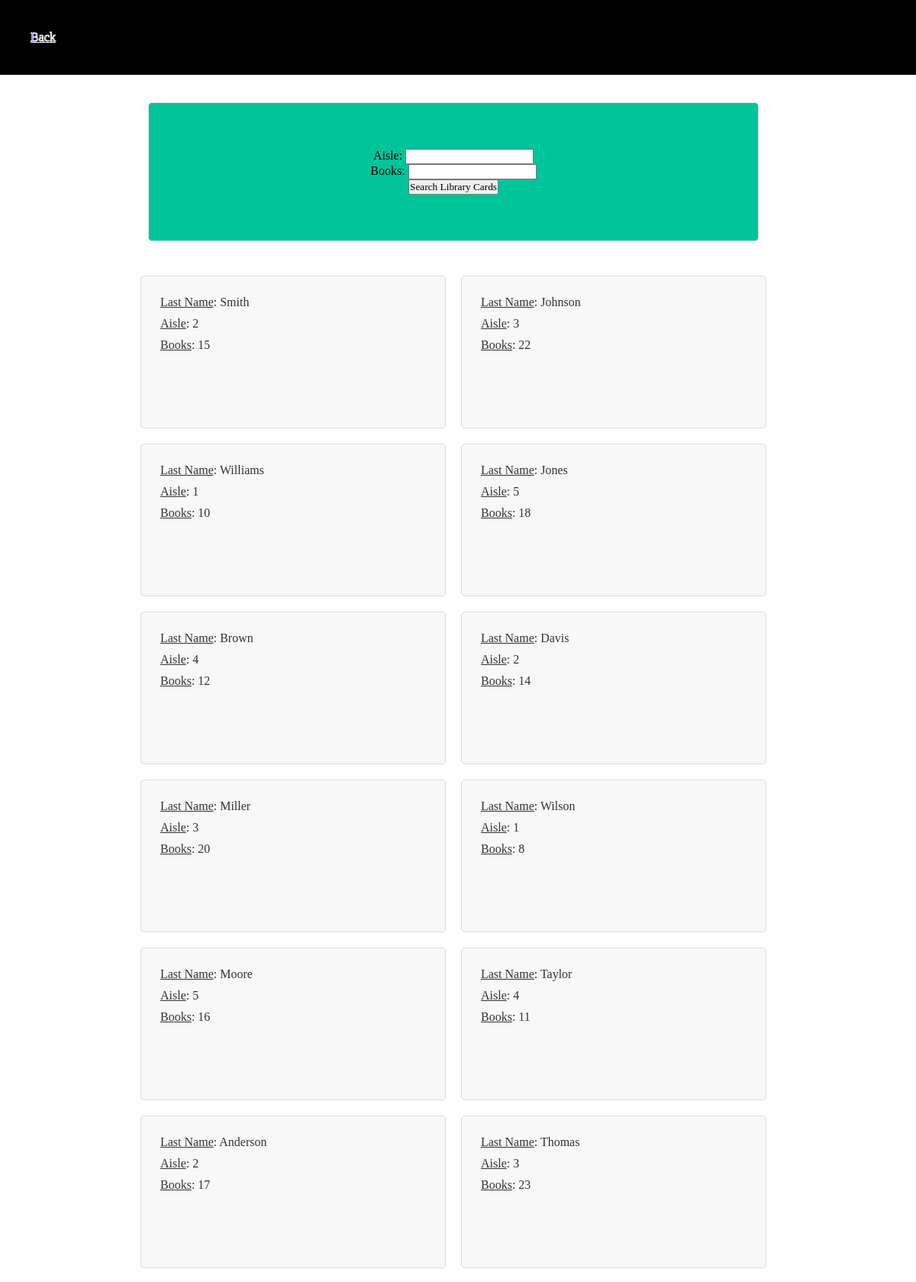
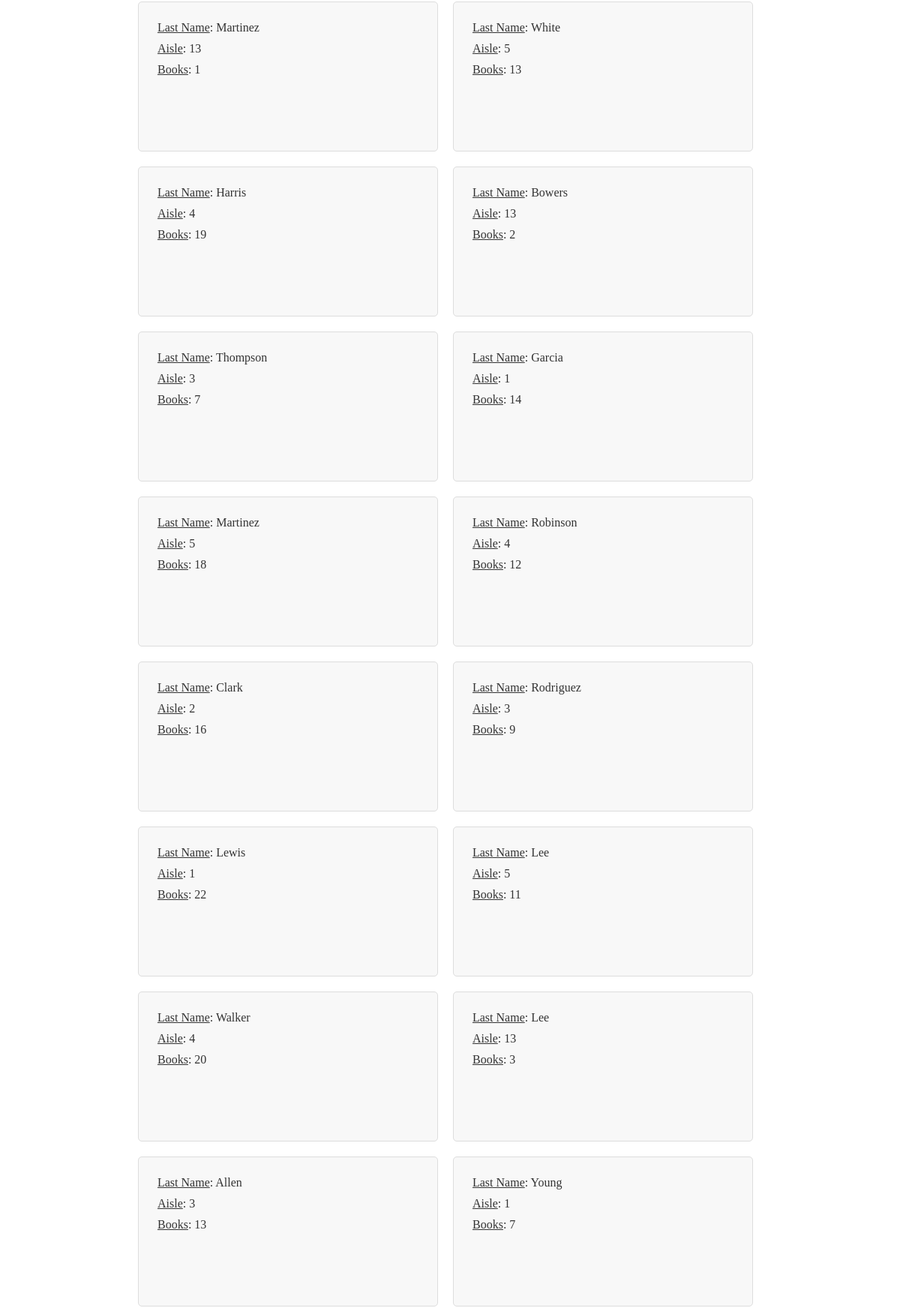
/library/ (upper part), run on the app's committed database (2 pictures, top to bottom).
### app/models.py (models this page shows)
class LibraryCard(models.Model):
    last_name = models.TextField()
    aisle = models.IntegerField()
    books = models.IntegerField()

### app/views.py (the view)
# urls.py: path("library/", library_view, name="library"),
def library_view(request: HttpRequest) -> HttpResponse:
    if models.LibraryCard.objects.all().count() == 0:
        library_card_data = models.load_library_card_data()
        models.save_library_card_data(library_card_data)
    form = LibraryCardForm(request.GET)
    if form.is_valid():
        aisle = form.cleaned_data["aisle"]
        books = form.cleaned_data["books"]
        all_cards = models.all_library_cards()
        filtered_cards = models.find_library_card(aisle, books)
        return render(
            request,
            "library.html",
            {
                "form": form,
                "all_cards": all_cards,
                "filtered_cards": filtered_cards,
            },
        )
    return render(request, "library.html", {"form": form})

### app/forms.py
class LibraryCardForm(forms.Form):
    aisle = forms.IntegerField(required=False)
    books = forms.IntegerField(required=False)

### app/models.py (called while the page is built)
def all_library_cards():
    return LibraryCard.objects.all()

def find_library_card(aisle, books):
    cards = all_library_cards()
    if aisle:
        cards = cards.filter(aisle=aisle)
    if books:
        cards = cards.filter(books=books)
    return cards

### app/templates/library.html (shortened to what this page needs)
{% extends "root.html" %}{% block content %}
<div id="main">
    <div id="search">
        <form action="{% url "library" %}">
            {% csrf_token %} {{ form.as_p }}
            <button>Search Library Cards</button>
        </form>
    </div>
    <div id="data">
        {% if not filtered_cards%}
            {% for card in all_cards %}
                <div class="data">
                    <p><u>Last Name</u>: {{ card.last_name }}</p>
                    <p><u>Aisle</u>: {{ card.aisle }}</p>
                    <p><u>Books</u>: {{ card.books }}</p>
                </div>
            {% endfor %}
        {% elif filtered_cards %}
            {% for card in all_cards %}
                <div class="data">
                    <p><u>Last Name</u>: {{ card.last_name }}</p>
                    <p><u>Aisle</u>: {{ card.aisle }}</p>
                    <p><u>Books</u>: {{ card.books }}</p>
                </div>
            {% endfor %}
        {% endif %}
    </div>
</div>
{% endblock content %}

### app/static/styles.css (style rules this page uses)
* { margin: 0; padding: 0; box-sizing: border-box; font-family: verdana; text-align: center; }
html, body { background: white; }
#main { width: 99%; display: flex; flex-direction: column; justify-content: center; align-items: center; flex-wrap: wrap; }
#search { margin: 3%; width: 800px; padding: 60px; border: 1px solid #ddd; border-radius: 5px; background: #00c49a; }
#data { justify-content: center; align-items: center; width: 99%; display: flex; flex-wrap: wrap; flex-direction: row; }
.data { flex-direction: column; justify-content: flex-start; align-items: flex-start; width: 400px; height: 200px; display: flex; text-align: left; flex-wrap: wrap; padding: 20px; margin: 10px; background: #f8f8f8; border: 1px solid #ddd; border-radius: 5px; font-family: "Arial", sans-serif; font-size: 16px; color: #333; overflow-y: auto; }
.data p { margin: 5px; text-align: left; }

### data on the page
LibraryCard: last_name "Smith", aisle "2", books "15"
LibraryCard: last_name "Johnson", aisle "3", books "22"
LibraryCard: last_name "Williams", aisle "1", books "10"
LibraryCard: last_name "Jones", aisle "5", books "18"
LibraryCard: last_name "Brown", aisle "4", books "12"
LibraryCard: last_name "Davis", aisle "2", books "14"
LibraryCard: last_name "Miller", aisle "3", books "20"
LibraryCard: last_name "Wilson", aisle "1", books "8"
LibraryCard: last_name "Moore", aisle "5", books "16"
LibraryCard: last_name "Taylor", aisle "4", books "11"
LibraryCard: last_name "Anderson", aisle "2", books "17"
LibraryCard: last_name "Thomas", aisle "3", books "23"
LibraryCard: last_name "Martinez", aisle "13", books "1"
LibraryCard: last_name "White", aisle "5", books "13"
LibraryCard: last_name "Harris", aisle "4", books "19"
LibraryCard: last_name "Bowers", aisle "13", books "2"
LibraryCard: last_name "Thompson", aisle "3", books "7"
LibraryCard: last_name "Garcia", aisle "1", books "14"
LibraryCard: last_name "Martinez", aisle "5", books "18"
LibraryCard: last_name "Robinson", aisle "4", books "12"
LibraryCard: last_name "Clark", aisle "2", books "16"
LibraryCard: last_name "Rodriguez", aisle "3", books "9"
LibraryCard: last_name "Lewis", aisle "1", books "22"
LibraryCard: last_name "Lee", aisle "5", books "11"
LibraryCard: last_name "Walker", aisle "4", books "20"
LibraryCard: last_name "Lee", aisle "13", books "3"
LibraryCard: last_name "Allen", aisle "3", books "13"
LibraryCard: last_name "Young", aisle "1", books "7"
